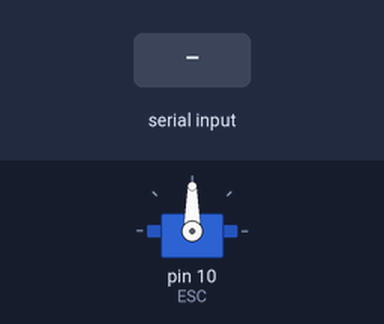
A sketch run on a simulated Arduino Uno, built with avr-gcc and run on an emulated ATmega328P. Shown: servo. The inputs (shaded band) are chosen by the test bench.

Above: at 1.2 s.
1.3 s: "90,45\n" received over Serial
At 1.9 s:
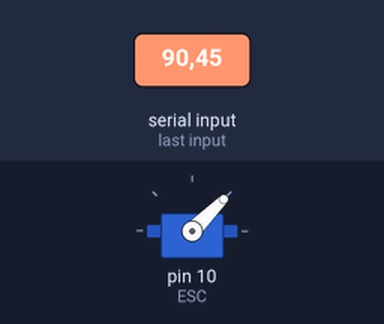
2.8 s: "30,150\n" received over Serial
At 4.0 s:
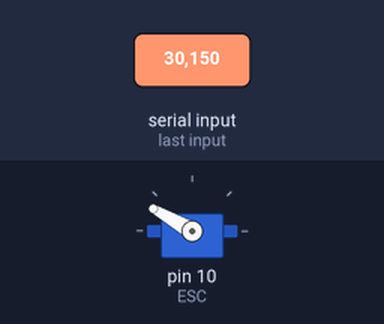
4.3 s: "5\n" received over Serial
At 5.3 s:
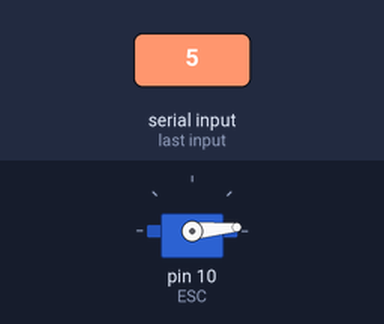
5.8 s: "200\n" received over Serial
At 6.5 s:
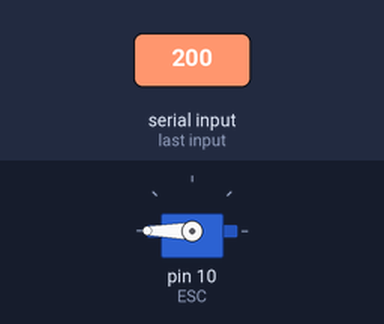
7.3 s: "90\n" received over Serial
At 7.6 s:
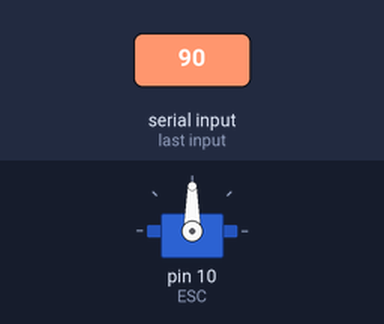
Timing chart, 0 to 9.8 s (numbered marks = the images above; inputs shaded):
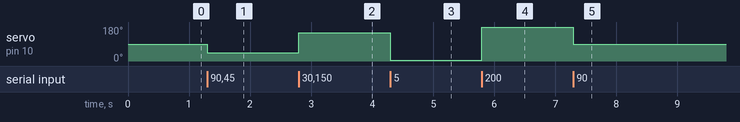

The sketch:

ESC_Test.ino
```cpp
#include <Servo.h>

// 90 is ESC Neautral
int Speed = 90;

int input = 0;

Servo ESC;

void setup() {
// ESC attached to pin 9
ESC.attach(10);

// start serial at 115200 baud
Serial.begin(115200);
ESC.write(Speed);

}

void loop() {


//  Serial.print("Value :");
//  Serial.println(Speed);


ESC.write(Speed);

}


void serialEvent() {
  while (Serial.available()) {
        input = Serial.parseInt();

    if(Serial.read() == '\n'){

    Speed = input;

     if(Speed > 180){
      Speed = 180;
     }else if(Speed < 0){
      Speed = 0;
     }
     }

  }
}
```

Measured:
- after the input at 1.3 s, servo on pin 10 (ESC): 90° → 45° at once
- after the input at 2.8 s, servo on pin 10 (ESC): 45° → 150° at once
- after the input at 4.3 s, servo on pin 10 (ESC): 150° → 5° at once
- after the input at 5.8 s, servo on pin 10 (ESC): 5° → 180° at once
- after the input at 7.3 s, servo on pin 10 (ESC): 180° → 90° at once
